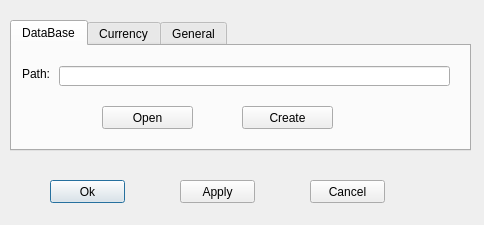
<?xml version="1.0" encoding="UTF-8"?>
<ui version="4.0">
 <class>AtpToolsSettings</class>
 <widget class="QDialog" name="AtpToolsSettings">
  <property name="geometry">
   <rect>
    <x>0</x>
    <y>0</y>
    <width>484</width>
    <height>225</height>
   </rect>
  </property>
  <property name="windowTitle">
   <string>Settings</string>
  </property>
  <widget class="QPushButton" name="buttonOk">
   <property name="geometry">
    <rect>
     <x>50</x>
     <y>180</y>
     <width>75</width>
     <height>23</height>
    </rect>
   </property>
   <property name="text">
    <string>Ok</string>
   </property>
  </widget>
  <widget class="QPushButton" name="buttonApply">
   <property name="geometry">
    <rect>
     <x>180</x>
     <y>180</y>
     <width>75</width>
     <height>23</height>
    </rect>
   </property>
   <property name="text">
    <string>Apply</string>
   </property>
  </widget>
  <widget class="QPushButton" name="buttonCancel">
   <property name="geometry">
    <rect>
     <x>310</x>
     <y>180</y>
     <width>75</width>
     <height>23</height>
    </rect>
   </property>
   <property name="text">
    <string>Cancel</string>
   </property>
  </widget>
  <widget class="QTabWidget" name="tabMainSettings">
   <property name="geometry">
    <rect>
     <x>10</x>
     <y>20</y>
     <width>461</width>
     <height>131</height>
    </rect>
   </property>
   <property name="tabPosition">
    <enum>QTabWidget::North</enum>
   </property>
   <property name="tabShape">
    <enum>QTabWidget::Rounded</enum>
   </property>
   <property name="currentIndex">
    <number>0</number>
   </property>
   <widget class="QWidget" name="tabDataBase">
    <attribute name="title">
     <string>DataBase</string>
    </attribute>
    <widget class="QLineEdit" name="editPathOpen">
     <property name="geometry">
      <rect>
       <x>47</x>
       <y>20</y>
       <width>391</width>
       <height>20</height>
      </rect>
     </property>
     <property name="clearButtonEnabled">
      <bool>true</bool>
     </property>
    </widget>
    <widget class="QLabel" name="label">
     <property name="geometry">
      <rect>
       <x>10</x>
       <y>20</y>
       <width>41</width>
       <height>16</height>
      </rect>
     </property>
     <property name="text">
      <string>Path:</string>
     </property>
    </widget>
    <widget class="QPushButton" name="buttonOpenFile">
     <property name="geometry">
      <rect>
       <x>90</x>
       <y>60</y>
       <width>91</width>
       <height>23</height>
      </rect>
     </property>
     <property name="text">
      <string>Open</string>
     </property>
    </widget>
    <widget class="QPushButton" name="buttonCreateDataBase">
     <property name="geometry">
      <rect>
       <x>230</x>
       <y>60</y>
       <width>91</width>
       <height>23</height>
      </rect>
     </property>
     <property name="text">
      <string>Create</string>
     </property>
    </widget>
   </widget>
   <widget class="QWidget" name="tabCurrency">
    <attribute name="title">
     <string>Currency</string>
    </attribute>
    <widget class="QLineEdit" name="editCurrencyPrefix">
     <property name="geometry">
      <rect>
       <x>122</x>
       <y>20</y>
       <width>91</width>
       <height>20</height>
      </rect>
     </property>
     <property name="clearButtonEnabled">
      <bool>true</bool>
     </property>
    </widget>
    <widget class="QLabel" name="label_3">
     <property name="geometry">
      <rect>
       <x>10</x>
       <y>20</y>
       <width>101</width>
       <height>16</height>
      </rect>
     </property>
     <property name="text">
      <string>Currency prefix:</string>
     </property>
    </widget>
    <widget class="QLabel" name="label_4">
     <property name="geometry">
      <rect>
       <x>230</x>
       <y>20</y>
       <width>101</width>
       <height>16</height>
      </rect>
     </property>
     <property name="text">
      <string>Currency suffix:</string>
     </property>
    </widget>
    <widget class="QLineEdit" name="editCurrencySuffix">
     <property name="geometry">
      <rect>
       <x>340</x>
       <y>20</y>
       <width>91</width>
       <height>20</height>
      </rect>
     </property>
     <property name="clearButtonEnabled">
      <bool>true</bool>
     </property>
    </widget>
    <widget class="QLineEdit" name="editDiscountSuffix">
     <property name="geometry">
      <rect>
       <x>340</x>
       <y>50</y>
       <width>91</width>
       <height>20</height>
      </rect>
     </property>
     <property name="clearButtonEnabled">
      <bool>true</bool>
     </property>
    </widget>
    <widget class="QLabel" name="label_5">
     <property name="geometry">
      <rect>
       <x>10</x>
       <y>50</y>
       <width>81</width>
       <height>16</height>
      </rect>
     </property>
     <property name="text">
      <string>% prefix:</string>
     </property>
    </widget>
    <widget class="QLineEdit" name="editDiscountPrefix">
     <property name="geometry">
      <rect>
       <x>122</x>
       <y>50</y>
       <width>91</width>
       <height>20</height>
      </rect>
     </property>
     <property name="clearButtonEnabled">
      <bool>true</bool>
     </property>
    </widget>
    <widget class="QLabel" name="label_6">
     <property name="geometry">
      <rect>
       <x>230</x>
       <y>50</y>
       <width>81</width>
       <height>16</height>
      </rect>
     </property>
     <property name="text">
      <string>% suffix:</string>
     </property>
    </widget>
   </widget>
   <widget class="QWidget" name="tab">
    <attribute name="title">
     <string>General</string>
    </attribute>
    <widget class="QCheckBox" name="checkBoxAutoLoadCompany">
     <property name="geometry">
      <rect>
       <x>10</x>
       <y>10</y>
       <width>211</width>
       <height>17</height>
      </rect>
     </property>
     <property name="text">
      <string>Load last working company at start up</string>
     </property>
     <property name="checked">
      <bool>false</bool>
     </property>
     <property name="tristate">
      <bool>false</bool>
     </property>
    </widget>
   </widget>
  </widget>
 </widget>
 <resources/>
 <connections/>
</ui>
